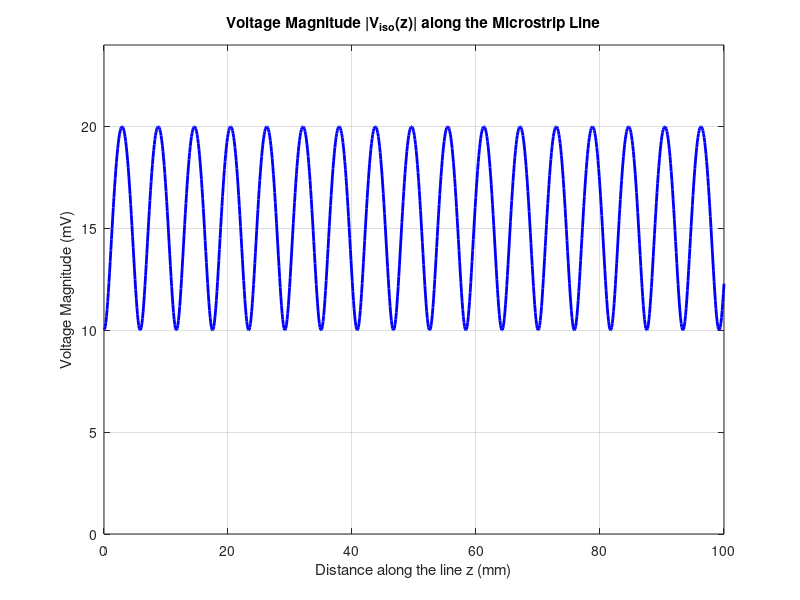

Reproduce this figure in MATLAB. (Note: this script raises an error after producing the figure.)
clear; clc; close all;

disp('==================================================');
disp('   MICROSTRIP SYNTHESIS AND VOLTAGE EVALUATION');
disp('==================================================');

%% Parameters
er = 9.8;               % Relative permittivity 
h = 1.6e-3;             % Substrate thickness
Z0 = 50;                
f = 10e9;               
c = 3e8;                

% Input conditions at z = 0
V0 = 10e-3;             % Input voltage (10 mV)
I0 = 0.4e-3;            % Input current (0.4 mA)
L = 100e-3;             % Total length of the line (100 mm = 0.1 m)

%% Microstrip Synthesis
A = (Z0 / 60) * sqrt((er + 1) / 2) + ((er - 1) / (er + 1)) * (0.23 + 0.11 / er);

% W/h ratio
W_h = (8 * exp(A)) / (exp(2 * A) - 2);

% Width in meters
W = W_h * h;            

% Effective dielectric constant
eeff = ((er + 1) / 2) + ((er - 1) / 2) * (1 / sqrt(1 + 12 / W_h));

% Display the synthesized microstrip parameters
fprintf('Target Impedance (Z0) : %.1f Ohms\n', Z0);
fprintf('Calculated Parameter A: %.4f\n', A);
fprintf('Calculated W/h ratio  : %.4f\n', W_h);
fprintf('Physical Width (W)    : %.3f mm\n', W * 1000);
fprintf('Effective Permittivity: %.4f\n\n', eeff);

%% Calculate Phase Constant 
lambda_0 = c / f;                 
lambda_g = lambda_0 / sqrt(eeff); % Guide wavelength (m)
beta = 2 * pi / lambda_g;         % Phase constant (rad/m)

fprintf('Guide Wavelength (Lg) : %.2f mm\n', lambda_g * 1000);
fprintf('Phase Constant (beta) : %.2f rad/m\n', beta);
disp('==================================================');

%% Evaluate Voltage along the line
z = linspace(0, L, 1000);

% By using the telegrapher's equation we compute voltage
V_z = V0 * cos(beta * z) - 1j * I0 * Z0 * sin(beta * z);

% Convert everything to mV for a cleaner plot
V_mag_mV = abs(V_z) * 1000; 
z_mm = z * 1000;

%% Plot
figure;
plot(z_mm, V_mag_mV, 'b-', 'LineWidth', 2);
grid on;
title('Voltage Magnitude |V_{iso}(z)| along the Microstrip Line');
xlabel('Distance along the line z (mm)');
ylabel('Voltage Magnitude (mV)');
xlim([0, 100]);
ylim([0, max(V_mag_mV) * 1.2]);

% Highlight the max and min points of the standing wave
hold on;
yline(max(V_mag_mV), 'r--', sprintf('Max Voltage (%.1f mV)', max(V_mag_mV)));
yline(min(V_mag_mV), 'g--', sprintf('Min Voltage (%.1f mV)', min(V_mag_mV)));
